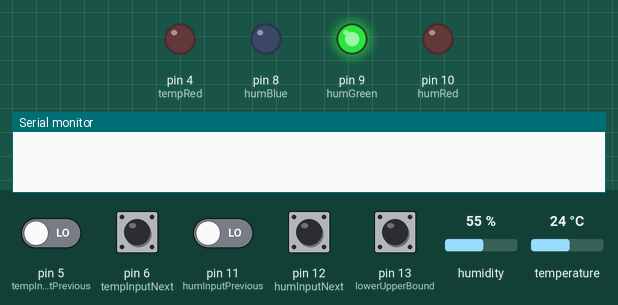
Simulated run of this sketch. Board: Arduino Leonardo, built with avr-gcc and run on an emulated ATmega32U4. Shown: output pins drawn as LEDs (lit = HIGH), the last lines printed to the serial monitor. Wiring (inferred from the names in the program): SHT3x sensor at I2C address 0x45. Inputs (shaded band) come from the test bench; at power-on: pin 6 (tempInputNext), pin 13 (lowerUpperBound) HIGH, pin 5 (tempInputPrevious), pin 11 (humInputPrevious), pin 12 (humInputNext) LOW, humidity 55 %, temperature 24 °C. Pins used as bus, display or sensor lines are not drawn.

Above: at 1.7 s.
1.8 s: humidity set to 51 %
3.7 s: humidity set to 48 %
At 5.2 s:
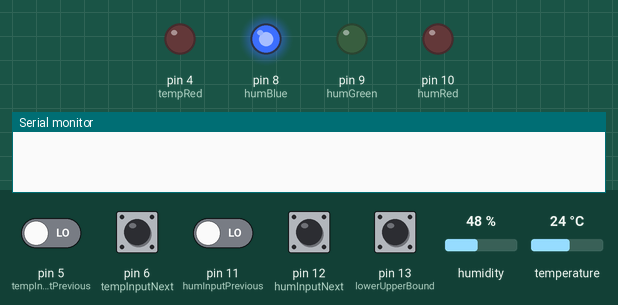
6.0 s: temperature set to 25.5 °C
7.8 s: temperature set to 26.6 °C
At 9.4 s:
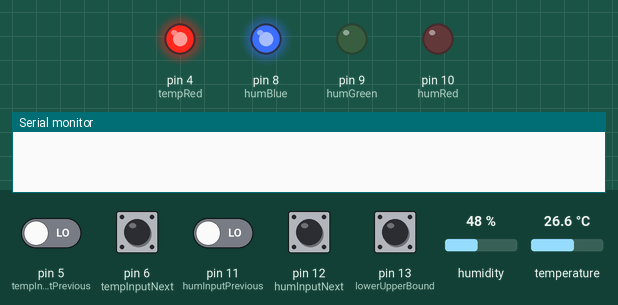
10.1 s: humidity set to 68 %
At 11.8 s:
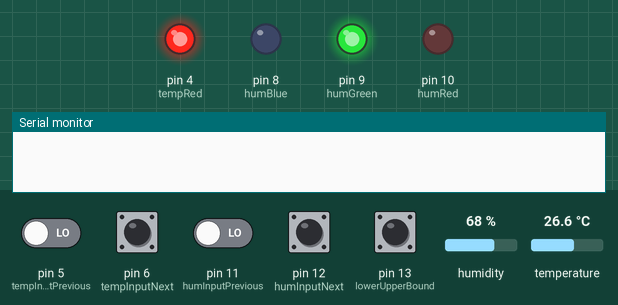
12.1 s: humidity set to 71 %
At 13.6 s:
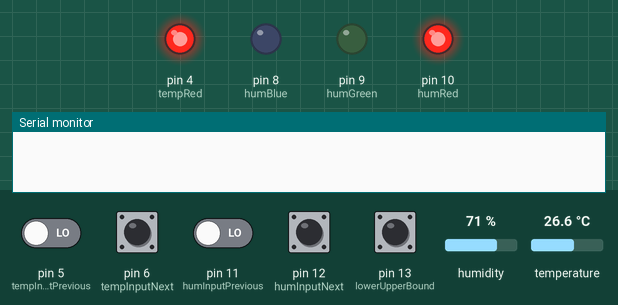
Timing chart, 0 to 15.1 s (numbered marks = the images above; inputs shaded):
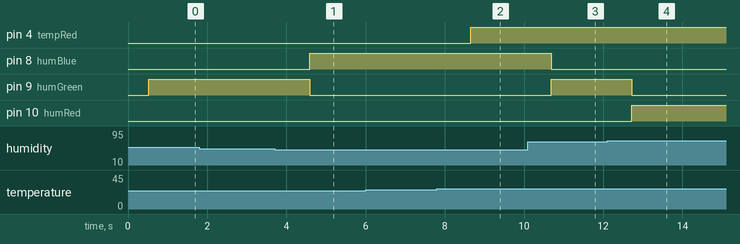

Measured:
- the behaviour switches between 50 and 49 % on humidity (found by bisection; images 0 and 1)
- the behaviour switches between 26 and 26.1 °C on temperature (found by bisection; images 1 and 2)
- the behaviour switches between 69 and 70 % on humidity (found by bisection; images 3 and 4)
- after the input at 3.7 s, pin 8 (humBlue): LOW → HIGH after 0.89 s; pin 9 (humGreen): HIGH → LOW after 0.89 s
- after the input at 7.8 s, pin 4 (tempRed): LOW → HIGH after 0.85 s
- after the input at 10.1 s, pin 8 (humBlue): HIGH → LOW after 0.58 s; pin 9 (humGreen): LOW → HIGH after 0.58 s
- after the input at 12.1 s, pin 9 (humGreen): HIGH → LOW after 0.62 s; pin 10 (humRed): LOW → HIGH after 0.62 s

The sketch:

czujnikMain.ino
```cpp
#include <Keyboard.h>

const int tempBlue = 2;
const int tempGreen = 3;
const int tempRed = 4;
const int tempInputPrevious = 5;
const int tempInputNext = 6;
int tempColor = -1;
float tempLowerThreshold = 22.0;
float tempUpperThreshold = 25.0;
int tempButtonNext = 0;
int tempButtonPrevious = 0;

const int humBlue = 8;
const int humGreen = 9;
const int humRed = 10;
const int humInputPrevious = 11;
const int humInputNext = 12;
int humColor = -1;
float humLowerThreshold = 50.0;
float humUpperThreshold = 70.0;
int humButtonNext = 0;
int humButtonPrevious = 0;

const int lowerUpperBound = 13;
int chooseBound = 0;

bool isButtonPressed = false;

float temp, hum;

#include "Seeed_SHT35.h"

#define SDAPIN  A4
#define SCLPIN  A5
#define RSTPIN  2
#define SERIAL Serial


int loopN = 0;

SHT35 sensor(SCLPIN);

void setup() {

  SERIAL.begin(115200);
  delay(10);
  SERIAL.println("serial start!!");
  if (sensor.init()) {
      SERIAL.println("sensor init failed!!!");
  }
  delay(500);

  pinMode(tempBlue, OUTPUT);
  pinMode(tempGreen, OUTPUT);
  pinMode(tempRed, OUTPUT);
  pinMode(tempInputPrevious, INPUT);
  pinMode(tempInputNext, INPUT);

  pinMode(humBlue, OUTPUT);
  pinMode(humGreen, OUTPUT);
  pinMode(humRed, OUTPUT);
  pinMode(humInputPrevious, INPUT);
  pinMode(humInputNext, INPUT);

  pinMode(lowerUpperBound, INPUT);
}

void tempLightReset() {
  digitalWrite(tempBlue, LOW);
  digitalWrite(tempGreen, LOW);
  digitalWrite(tempRed, LOW);
}

void humLightReset() {
  digitalWrite(humBlue, LOW);
  digitalWrite(humGreen, LOW);
  digitalWrite(humRed, LOW);
}

void tempLightBlue() {
  digitalWrite(tempBlue, HIGH);
}

void tempLightGreen() {
  digitalWrite(tempGreen, HIGH);
}

void tempLightRed() {
  digitalWrite(tempRed, HIGH);
}

void humLightBlue() {
  digitalWrite(humBlue, HIGH);
}

void humLightGreen() {
  digitalWrite(humGreen, HIGH);
}

void humLightRed() {
  digitalWrite(humRed, HIGH);
}

void changeBounds() {
  tempButtonNext = digitalRead(tempInputNext);
  tempButtonPrevious = digitalRead(tempInputPrevious);
  humButtonNext = digitalRead(humInputNext);
  humButtonPrevious = digitalRead(humInputPrevious);
  chooseBound = digitalRead(lowerUpperBound);

  if (tempButtonNext == 0 && tempButtonPrevious == 0 && humButtonNext == 0 && humButtonPrevious == 0){
      isButtonPressed = false;
    }

    if (!isButtonPressed) {
      if (tempButtonNext) {
          if (chooseBound == 0) {
            tempLowerThreshold += 1;
            isButtonPressed = true;
          }
          if (chooseBound == 1) {
            tempUpperThreshold += 1;
            isButtonPressed = true;
        }
      }
      if (tempButtonPrevious) {
        if (chooseBound == 0) {
          tempLowerThreshold -= 1;
          isButtonPressed = true;
        }
        if (chooseBound == 1) {
          tempUpperThreshold -= 1;
          isButtonPressed = true;
        }
      }
      if (humButtonNext) {
        if (chooseBound == 0) {
          humLowerThreshold += 1;
          isButtonPressed = true;
        }
        if (chooseBound == 1) {
          humUpperThreshold += 1;
          isButtonPressed = true;
        }
      }
      if (humButtonPrevious) {
        if (chooseBound == 0) {
          humLowerThreshold -= 1;
          isButtonPressed = true;
        }
        if (chooseBound == 1) {
          humUpperThreshold -= 1;
          isButtonPressed = true;
        }
      }
    }
}

void changeTempColor() {
    if (temp > tempUpperThreshold && tempColor != 2) {
      tempLightReset();
      tempLightRed();
      tempColor = 2;
    }
    else if (temp < tempLowerThreshold && tempColor != 0) {
      tempLightReset();
      tempLightBlue();
      tempColor = 0;
    } else if (temp > tempLowerThreshold && temp < tempUpperThreshold && tempColor != 1) {
      tempLightReset();
      tempLightGreen();
      tempColor = 1;
    }
}

void changeHumColor(){
    if (hum > humUpperThreshold && humColor != 2) {
      humLightReset();
      humLightRed();
      humColor = 2;
    }
    else if (hum < humLowerThreshold && humColor != 0) {
      humLightReset();
      humLightBlue();
      humColor = 0;
    } else if (hum > humLowerThreshold && hum < humUpperThreshold && humColor != 1) {
      humLightReset();
      humLightGreen();
      humColor = 1;
    }
}


void loop() {
    if (loopN == 0) {
      if (NO_ERROR != sensor.read_meas_data_single_shot(HIGH_REP_WITH_STRCH, &temp, &hum)) {
          SERIAL.println("read temp failed!!");
          SERIAL.println("   ");
          SERIAL.println("   ");
          SERIAL.println("   ");
      } else {
          SERIAL.println("read data :");

          SERIAL.print("temperature = ");
          SERIAL.print(temp);
          SERIAL.println(" ℃ ");

          SERIAL.print("temperature lower threshold = ");
          SERIAL.print(tempLowerThreshold);
          SERIAL.println(" ℃ ");

          SERIAL.print("temperature upper threshold = ");
          SERIAL.print(tempUpperThreshold);
          SERIAL.println(" ℃ ");


          SERIAL.print("humidity = ");
          SERIAL.print(hum);
          SERIAL.println(" % ");

          SERIAL.print("humidity lower threshold = ");
          SERIAL.print(humLowerThreshold);
          SERIAL.println(" % ");

          SERIAL.print("humidity upper threshold = ");
          SERIAL.print(humUpperThreshold);
          SERIAL.println(" % ");

          SERIAL.println("   ");
          SERIAL.println("   ");
          SERIAL.println("   ");
      }
    }

    changeBounds();

    changeTempColor();

    changeHumColor();

    delay(10);

    loopN++;
    if (loopN == 100) {
      loopN = 0;
    }

}
```

Seeed_SHT35.cpp
```cpp
// (licence header left out)
#include "Seeed_SHT35.h"


SHT35::SHT35(u8 scl_pin, u8 IIC_ADDR) {
    set_iic_addr(IIC_ADDR);
    set_scl_pin(scl_pin);
    CLK_STRCH_STAT = CLK_STRETCH_DISABLE;
}

err_t SHT35::init() {
    err_t ret = NO_ERROR;
    IIC_begin();
    ret = soft_reset();
    return ret;
}


err_t SHT35::soft_reset() {
    err_t ret = NO_ERROR;
    ret = send_command(CMD_SOFT_RST);
    return ret;
}


err_t SHT35::read_meas_data_single_shot(u16 cfg_cmd, float* temp, float* hum) {
    err_t ret = NO_ERROR;
    u8 data[6] = {0};
    u16 temp_hex = 0, hum_hex = 0;
    CHECK_RESULT(ret, send_command(cfg_cmd));
    CHECK_RESULT(ret, read_bytes(data, sizeof(data), CLK_STRCH_STAT));

    temp_hex = (data[0] << 8) | data[1];
    hum_hex = (data[3] << 8) | data[4];

    *temp = get_temp(temp_hex);
    *hum = get_hum(hum_hex);

    return ret;
}


float SHT35::get_temp(u16 temp) {
    return (temp / 65535.00) * 175 - 45;
}

float SHT35::get_hum(u16 hum) {
    return (hum / 65535.0) * 100.0;
}


u16 SHT35::temp_to_hex(float temp) {
    return (u16)((temp + 45) * 65535.0 / 175);
}

u16 SHT35::hum_to_hex(float hum) {
    return (u16)(hum / 100.0 * 65535);
}


/******************************************************STATUS REG**************************************************/
/******************************************************STATUS REG**************************************************/


err_t SHT35::read_reg_status(u16* value) {
    err_t ret = NO_ERROR;
    *value = 0;
    u8 stat[3] = {0};
    CHECK_RESULT(ret, send_command(CMD_READ_SREG));
    CHECK_RESULT(ret, request_bytes(stat, sizeof(stat)));
    *value |= (u16)stat[0] << 8;
    *value |= stat[1];
    return ret;
}


err_t SHT35::heaterStatus(u16 status, bool stat) {
    stat = ((status >> 13) & 0x01);
    return NO_ERROR;
}

err_t SHT35::heaterStatus(bool stat) {
    err_t ret = NO_ERROR;
    u16 status = 0;
    CHECK_RESULT(ret, read_reg_status(&status));
    stat = ((status >> 13) & 0x01);
    return ret;
}
/****************************************************/


err_t SHT35::reset_check(u16 status, bool stat) {
    stat = ((stat >> 4) & 0x01);
    return NO_ERROR;
}

err_t SHT35::reset_check(bool stat) {
    err_t ret = NO_ERROR;
    u16 status = 0;
    CHECK_RESULT(ret, read_reg_status(&status));
    stat = ((stat >> 4) & 0x01);
    return ret;
}
/****************************************************/

err_t SHT35::cmd_excu_stat(u16 status, bool stat) {
    stat = ((stat >> 1) & 0x01);
    return NO_ERROR;
}

err_t SHT35::cmd_excu_stat(bool stat) {
    err_t ret = NO_ERROR;
    u16 status = 0;
    CHECK_RESULT(ret, read_reg_status(&status));
    stat = ((stat >> 1) & 0x01);
    return ret;
}
/****************************************************/
err_t SHT35::last_write_checksum(u16 status, bool stat) {
    stat = ((status >> 0) & 0x01);
    return NO_ERROR;
}
err_t SHT35::last_write_checksum(bool stat) {
    err_t ret = NO_ERROR;
    u16 status = 0;
    CHECK_RESULT(ret, read_reg_status(&status));
    stat = ((stat >> 0) & 0x01);
    return ret;
}

/***********************************************************************************************/
/**************************************EXEC COMMAND*********************************************/

err_t SHT35::change_heater_status(bool stat) {
    err_t ret = NO_ERROR;

    if (stat) {
        ret = send_command(CMD_HEATER_ON);
    } else {
        ret = send_command(CMD_HEATER_OFF);
    }

    return ret;
}

/***********************************************************************************************/
/*****************************************IIC OPRT**********************************************/
u8 SHT_IIC_OPRTS::crc8(const u8* data, int len) {

    const u8 POLYNOMIAL = 0x31;
    u8 crc = 0xFF;

    for (int j = len; j; --j) {
        crc ^= *data++;

        for (int i = 8; i; --i) {
            crc = (crc & 0x80)
                  ? (crc << 1) ^ POLYNOMIAL
                  : (crc << 1);
        }
    }
    return crc;
}

err_t SHT_IIC_OPRTS::send_command(u16 cmd) {
    s32 ret = 0;
    Wire.beginTransmission(_IIC_ADDR);
    Wire.write((cmd >> 8) & 0xFF);
    Wire.write(cmd & 0xFF);
    ret = Wire.endTransmission();
    if (!ret) {
        return NO_ERROR;
    } else {
        return ERROR_COMM;
    }
}


err_t SHT_IIC_OPRTS::I2C_write_bytes(u16 cmd, u8* data, u32 len) {
    u8 crc = 0;
    s32 ret = 0;
    crc = crc8(data, len);

    Wire.beginTransmission(_IIC_ADDR);
    Wire.write((cmd >> 8) & 0xFF);
    Wire.write(cmd & 0xFF);
    //Wire.beginTransmission(_IIC_ADDR);
    for (int i = 0; i < len; i++) {
        Wire.write(data[i]);
    }
    Wire.write(crc);
    ret = Wire.endTransmission();
    if (!ret) {
        return NO_ERROR;
    } else {
        return ERROR_COMM;
    }
}

err_t SHT_IIC_OPRTS::request_bytes(u8* data, u16 data_len) {
    err_t ret = NO_ERROR;
    u32 time_out_count = 0;
    Wire.requestFrom(_IIC_ADDR, data_len);
    while (data_len != Wire.available()) {
        time_out_count++;
        if (time_out_count > 10) {
            return ERROR_COMM;
        }
        delay(1);
    }
    for (int i = 0; i < data_len; i++) {
        data[i] = Wire.read();
    }
    return NO_ERROR;
}

/*SHT3X device is different from other general IIC device.*/
err_t SHT_IIC_OPRTS::read_bytes(u8* data, u32 data_len, clk_skch_t clk_strch_stat) {
    err_t ret = NO_ERROR;
    u32 time_out_count = 0;
    if (clk_strch_stat == CLK_STRETCH_ENABLE) {
        while (0 == digitalRead(SCK_PIN)) {
            yield();
        }
    } else {
        Wire.beginTransmission(_IIC_ADDR);
        while (Wire.endTransmission() == NACK_ON_ADDR) {
            Wire.beginTransmission(_IIC_ADDR);
        }
    }

    Wire.requestFrom(_IIC_ADDR, data_len);
    while (data_len != Wire.available()) {
        time_out_count++;
        if (time_out_count > 10) {
            return ERROR_COMM;
        }
        delay(1);
    }
    for (int i = 0; i < data_len; i++) {
        data[i] = Wire.read();
    }
    return NO_ERROR;
}


void SHT_IIC_OPRTS::set_scl_pin(u8 scl) {
    SCK_PIN = scl;
}

/** @brief change the I2C address from default.
    @param IIC_ADDR: I2C address to be set
 * */
void SHT_IIC_OPRTS::set_iic_addr(u8 IIC_ADDR) {
    _IIC_ADDR = IIC_ADDR;
}
```

Seeed_SHT35.h
```cpp
// (licence header left out)
#ifndef _SEEED_SHT35_H
#define _SEEED_SHT35_H

#include "Arduino.h"
#include "Wire.h"


#ifndef SEEED_DN_DEFINES
#define SEEED_DN_DEFINES

#ifdef ARDUINO_SAMD_VARIANT_COMPLIANCE
    #define SERIAL_DB SerialUSB
#else
    #define SERIAL_DB Serial
#endif


typedef int            s32;
typedef long unsigned int   u32;
typedef short          s16;
typedef unsigned short u16;
typedef char           s8;
typedef unsigned char  u8;

typedef enum {
    NO_ERROR = 0,
    ERROR_PARAM = -1,
    ERROR_COMM = -2,
    ERROR_OTHERS = -128,
} err_t;


#define CHECK_RESULT(a,b)   do{if(a=b)  {    \
            SERIAL_DB.print(__FILE__);    \
            SERIAL_DB.print(__LINE__);   \
            SERIAL_DB.print(" error code =");  \
            SERIAL_DB.println(a);                   \
            return a;   \
        }}while(0)

#endif


#define     DEFAULT_IIC_ADDR     0x45
#define		NACK_ON_ADDR			2


#define		CLK_STRETCH_ENABLED		0
#define		CLK_STRETCH_DISABLED	3

#define		MODE_MPS_05				6
#define		MODE_MPS_1				9
#define		MODE_MPS_2				12
#define		MODE_MPS_4				15
#define		MODE_MPS_10				18

#define		REPEAT_HIGH				0
#define		REPEAT_MED				1
#define		REPEAT_LOW				2

#define		CMD_BREAK			0x3093
#define		CMD_SOFT_RST		0x30A2
#define		CMD_ENABLE_HEAT		0x306D
#define		CMD_DISABLE_HEAT	0x3066
#define		CMD_READ_SREG		0xF32D
#define		CMD_CLEAR_SREG		0x3041
#define		CMD_FETCH_DATA		0xE000

#define     CMD_READ_HIGH_ALERT_LIMIT_SET_VALUE     0XE11F
#define     CMD_READ_HIGH_ALERT_LIMIT_CLEAR_VALUE   0XE114
#define     CMD_READ_LOW_ALERT_LIMIT_SET_VALUE      0XE102
#define     CMD_READ_LOW_ALERT_LIMIT_CLEAR_VALUE    0XE109

#define     CMD_WRITE_HIGH_ALERT_LIMIT_SET_VALUE    0X611D
#define     CMD_WRITE_HIGH_ALERT_LIMIT_CLEAR_VALUE  0X6116
#define     CMD_WRITE_LOW_ALERT_LIMIT_SET_VALUE     0X6100
#define     CMD_WRITE_LOW_ALERT_LIMIT_CLEAR_VALUE     0X610B

#define     HIGH_REP_WITH_STRCH      0x2C06

#define     CMD_HEATER_ON     0x306D
#define     CMD_HEATER_OFF    0x3066

typedef enum {
    CLK_STRETCH_DISABLE,
    CLK_STRETCH_ENABLE,
} clk_skch_t;


class SHT_IIC_OPRTS {
  public:
    void IIC_begin() {
        Wire.begin();
    }
    err_t send_command(u16 cmd);
    err_t request_bytes(u8* data, u16 data_len);
    err_t read_bytes(u8* data, u32 data_len, clk_skch_t clk_strch_stat);
    void set_scl_pin(u8 scl);
    void set_iic_addr(u8 IIC_ADDR);
    u8 crc8(const u8* data, int len);

    err_t I2C_write_bytes(u16 cmd, u8* data, u32 len);
  private:
    u8 _IIC_ADDR;
    u8 SCK_PIN;
};


class SHT35: public SHT_IIC_OPRTS {
  public:
    SHT35(u8 scl_pin, u8 IIC_ADDR = DEFAULT_IIC_ADDR);
    ~SHT35() {}
    err_t init();
    err_t read_reg_status(u16* value);


    err_t heaterStatus(u16 status, bool stat);
    err_t heaterStatus(bool stat);

    err_t reset_check(u16 status, bool stat);
    err_t reset_check(bool stat);
    err_t cmd_excu_stat(u16 status, bool stat);
    err_t cmd_excu_stat(bool stat);
    err_t last_write_checksum(u16 status, bool stat);
    err_t last_write_checksum(bool stat);

    //err_t SHT35::read_meas_data(u16 cfg_cmd,float *temp,float *hum);
    err_t soft_reset();

    float get_temp(u16 temp);
    float get_hum(u16 hum);
    err_t clear_status_reg();
    err_t change_heater_status(bool stat);

    err_t read_meas_data_single_shot(u16 cfg_cmd, float* temp, float* hum);

    u16 temp_to_hex(float temp);
    u16 hum_to_hex(float hum);
    u16 convert_temp_hum_to_set_limit(float temp, float hum);
  private:
    const u16	data_commands[21] = {

        0x2C06, 0x2C0D, 0x2C10,	//Clock Stretch
        0x2400, 0x240B, 0x2416,	//No clock stretch
        0x2032, 0x2024, 0x202F,	//0.5 meas per sec
        0x2130, 0x2126, 0x212D,	//1 meas per sec
        0x2236, 0x2220, 0x222B,	//2 meas per sec
        0x2334, 0x2322, 0x2329,	//4 meas per sec
        0x2737, 0x2721, 0x272A	//10 meas per sec
    };

    clk_skch_t CLK_STRCH_STAT;
};


#endif
```
